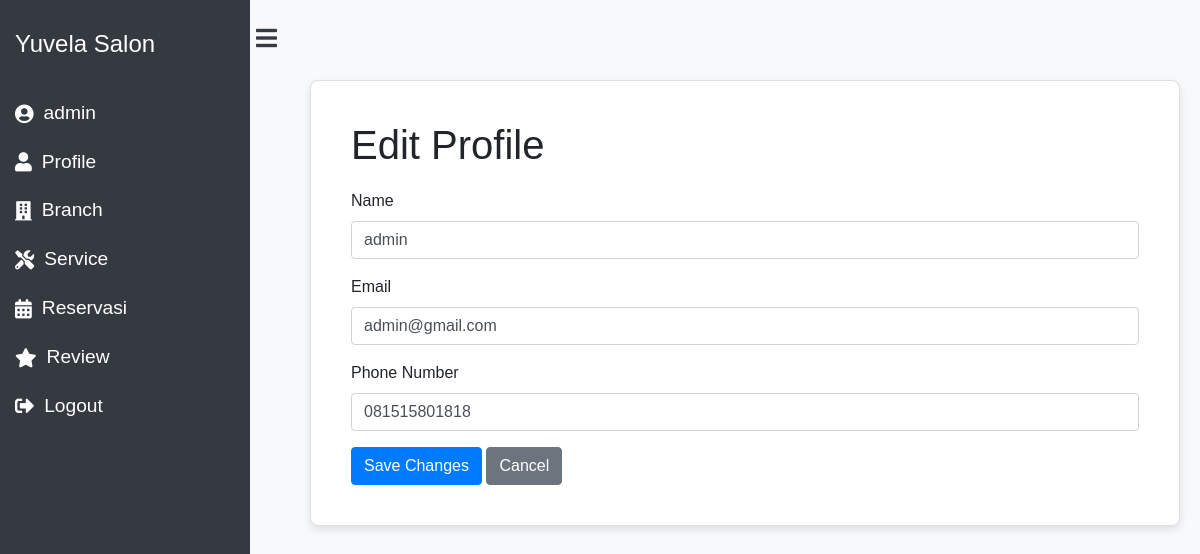
The page /views/edit-profile.php (signed in) on the database its author committed.
### tables this page shows
CREATE TABLE `users` (
  `id_users` int(11) NOT NULL,
  `nama` varchar(255) NOT NULL,
  `email` varchar(255) NOT NULL,
  `phone_number` varchar(13) NOT NULL,
  `password` varchar(255) NOT NULL,
  `role` varchar(10) NOT NULL,
  `created_at` timestamp NOT NULL DEFAULT current_timestamp()
);

### views/edit-profile.php (the view, shortened to what this page needs)
<!DOCTYPE html>
<html lang="en">
<head>
    <link rel="stylesheet" href="https://cdnjs.cloudflare.com/ajax/libs/font-awesome/5.15.3/css/all.min.css">
    <link rel="stylesheet" href="https://stackpath.bootstrapcdn.com/bootstrap/4.5.2/css/bootstrap.min.css">
    <link rel="stylesheet" href="../assets/style.css">
</head>
<body>
    <?php include 'sidebar.php'; ?>
    <?php
    include '../config/database.php';
    $id = $_SESSION['user_id'];
    $stmt = $conn->prepare("SELECT nama, email, phone_number FROM users WHERE id_users = ?");
    $stmt->bind_param("i", $id);
    $stmt->execute();
    $stmt->bind_result($name, $email, $phone);
    ?>
    <div class="content" id="content">
        <div class="main-content">
            <div class="card">
                <div class="card-body">
                    <h2 class="card-title">Edit Profile</h2>
                    <form id="editProfileForm" method="POST" action="update_profile.php">
                        <div class="form-group">
                            <label for="name">Name</label>
                            <input type="text" class="form-control" id="name" name="name"
                                value="<?php echo htmlspecialchars($name); ?>" required>
                        </div>
                        <div class="form-group">
                            <label for="email">Email</label>
                            <input type="email" class="form-control" id="email" name="email"
                                value="<?php echo htmlspecialchars($email); ?>" required>
                        </div>
                        <div class="form-group">
                            <label for="phone">Phone Number</label>
                            <input type="text" class="form-control" id="phone" name="phone"
                                value="<?php echo htmlspecialchars($phone); ?>" required>
                        </div>
                        <button type="submit" class="btn btn-primary">Save Changes</button>
                        <a href="profile.php" class="btn btn-secondary">Cancel</a>
                    </form>
                </div>
            </div>
        </div>
    </div>
</body>
</html>

### assets/style.css (style rules this page uses)
body { font-family: Arial, sans-serif; background-color: #f8f9fa; overflow-x: hidden; }
.content { margin-left: 250px; padding: 20px; transition: margin-left 0.3s ease-in-out; }
.main-content { margin-top: 60px; margin-left: 40px; }
.main-content h2 { font-size: 2.5em; margin-bottom: 20px; }
.card { background-color: #ffffff; border-radius: 8px; box-shadow: 0 4px 8px rgba(0, 0, 0, 0.1); padding: 20px; margin-bottom: 20px; }
.card-title { font-size: 1.5em; margin-bottom: 15px; }

### rows shown on the page
users: name "admin", email "admin@gmail.com", phone "081515801818"

### other values the page prints
$_SESSION['nama'] "admin"
